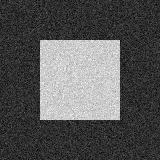
#> input picture datasets/sintetics/test/images/box.jpg, 160 x 160 px; its folder holds only this picture in this run
$ python -i measure_learning.py   (imports and definitions only)
#> lines starting #> are read from the running program, lines starting #| are printed output that depends on the picture
#> further down, picture is the input picture: shape (160, 160); min 0, max 255, mean 85.5
from __future__ import annotations

from itertools import combinations
from typing import Iterable, Sequence

import numpy as np
from scipy import ndimage as ndi
from scipy.optimize import Bounds, LinearConstraint, minimize

from .fuzzy_measures import (
    EPS,
    capacity_table_2additive,
    capacity_table_additive,
    capacity_table_sugeno,
    interaction_matrix,
    shapley_values,
    validate_capacity_table,
)


# [68 lines left out: functions balanced_sample, pool_balanced_samples, feature_reliability_weights, learn_additive, not called in this run]


def _pair_index(n):
    pairs = list(combinations(range(n), 2))
    return pairs, {p: n + k for k, p in enumerate(pairs)}


# [177 lines left out: functions _two_additive_design, _two_additive_monotonicity, learn_2additive, _choquet_linear_design, _full_capacity_monotonicity, learn_full_capacity and 1 more, not called in this run]


def context_vector(img):
    """Training-free global context descriptors for routing context-specific capacities."""
    x = np.asarray(img, dtype=float)
    if x.ndim == 3:
        x = x[..., :3].mean(axis=2)
    if x.max() > 1:
        x = x / 255.0
    med = ndi.median_filter(x, size=3, mode="reflect")
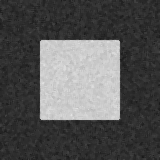
#> med: shape (160, 160) float64; min 0.0941, max 0.89, mean 0.335
    hp = x - ndi.gaussian_filter(x, 1.0, mode="reflect")
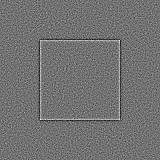
#> hp: shape (160, 160) float64; min -0.335, max 0.413, mean -2.87e-17; drawn with min black and max white
    noise_mad = 1.4826 * np.median(np.abs(hp - np.median(hp)))
#> noise_mad = 0.0508
    impulse = np.mean(np.abs(x - med) > 0.20)
#> impulse = 0.00172
    lap = ndi.laplace(ndi.gaussian_filter(x, 0.6, mode="reflect"), mode="reflect")
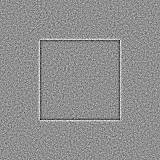
#> lap: shape (160, 160) float64; min -0.68, max 0.526, mean -8.89e-20; drawn with min black and max white
    sharpness = np.var(lap)
#> sharpness = 0.00889
    gx = ndi.sobel(x, axis=1, mode="reflect"); gy = ndi.sobel(x, axis=0, mode="reflect")
#> after `gx = ndi.sobel(x, axis=1, mode='reflect')`:
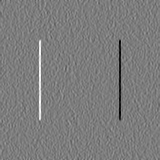
#> gx: shape (160, 160) float64; min -2.95, max 3.06, mean -0.000156; drawn with min black and max white
#> after `gy = ndi.sobel(x, axis=0, mode='reflect')`:
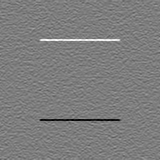
#> gy: shape (160, 160) float64; min -2.86, max 2.95, mean 6.5e-05; drawn with min black and max white
    grad = np.hypot(gx, gy)
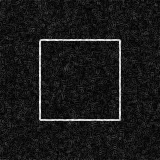
#> grad: shape (160, 160) float64; min 3.93e-17, max 3.06, mean 0.307; drawn with min black and max white
    texture = np.median(ndi.uniform_filter((x - ndi.uniform_filter(x, 7)) ** 2, 7)) ** 0.5
#> texture = 0.0574
    contrast = np.percentile(x, 95) - np.percentile(x, 5)
#> contrast = 0.753
    return np.asarray([noise_mad, impulse, sharpness, np.mean(grad), texture, contrast], dtype=float)


# [17 lines left out: functions fit_context_centroids, predict_context, not called in this run]

>>> import cv2
>>> picture = cv2.imread('../datasets/sintetics/test/images/box.jpg', cv2.IMREAD_GRAYSCALE)
>>> result = context_vector(picture)
#> result = [0.0508, 0.00172, 0.00889, 0.307, 0.0574, 0.753]

$ run again, on datasets/sintetics/test/images/circle.jpg
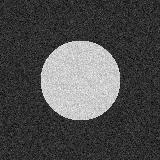
#> input picture datasets/sintetics/test/images/circle.jpg, 160 x 160 px
#> picture is the input picture: shape (160, 160); min 0, max 255, mean 77
#> noise_mad = 0.0506
#> impulse = 0.0016
#> in context_vector, `lap = ndi.laplace(ndi.gaussian_filter(x, 0.6, mode="reflect"), mode="r..`:
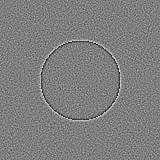
#> lap: shape (160, 160) float64; min -0.607, max 0.611, mean -2.69e-19; drawn with min black and max white
#> sharpness = 0.00875
#> in context_vector, `grad = np.hypot(gx, gy)`:
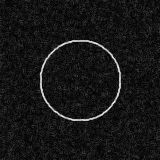
#> grad: shape (160, 160) float64; min 2.78e-17, max 3.31, mean 0.295; drawn with min black and max white
#> texture = 0.0574
#> contrast = 0.745
#> result = [0.0506, 0.0016, 0.00875, 0.295, 0.0574, 0.745]
